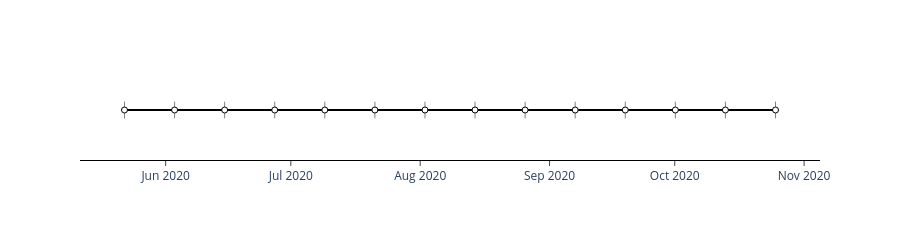

Write notebook code for a chart like this one.
### Markdown cell above
Convert GEE ImageCollection to wxee TimeSeries. The temporal distribution of the available images is more homogeneous as we don't have the cloud cover restriction.

### Code cell
S1_ts = S1.wx.to_time_series()
S1_ts.timeline()

### Figure 1 — Plotly figure (JSON) as saved in the notebook; plotly's stock layout.template omitted (floating-point values rounded to 4 significant figures)
{"data": [{"customdata": [["COPERNICUS/S1_GRD/S1A_IW_GRDH_1SDV_20200522T032514_20200522T032539_032672_03C8BB_53CB", "2020-05-22T03:25:14"], ["COPERNICUS/S1_GRD/S1A_IW_GRDH_1SDV_20200603T032515_20200603T032540_032847_03CDF8_AA91", "2020-06-03T03:25:15"], ["COPERNICUS/S1_GRD/S1A_IW_GRDH_1SDV_20200615T032515_20200615T032540_033022_03D330_9111", "2020-06-15T03:25:15"], ["COPERNICUS/S1_GRD/S1A_IW_GRDH_1SDV_20200627T032516_20200627T032541_033197_03D87E_FA6B", "2020-06-27T03:25:16"], ["COPERNICUS/S1_GRD/S1A_IW_GRDH_1SDV_20200709T032517_20200709T032542_033372_03DDCD_0314", "2020-07-09T03:25:17"], ["COPERNICUS/S1_GRD/S1A_IW_GRDH_1SDV_20200721T032518_20200721T032543_033547_03E32B_EE09", "2020-07-21T03:25:18"], ["COPERNICUS/S1_GRD/S1A_IW_GRDH_1SDV_20200802T032518_20200802T032543_033722_03E88D_549D", "2020-08-02T03:25:18"], ["COPERNICUS/S1_GRD/S1A_IW_GRDH_1SDV_20200814T032519_20200814T032544_033897_03EE6F_DE66", "2020-08-14T03:25:19"], ["COPERNICUS/S1_GRD/S1A_IW_GRDH_1SDV_20200826T032520_20200826T032545_034072_03F4A4_287E", "2020-08-26T03:25:20"], ["COPERNICUS/S1_GRD/S1A_IW_GRDH_1SDV_20200907T032520_20200907T032545_034247_03FAC6_6AE1", "2020-09-07T03:25:20"], ["COPERNICUS/S1_GRD/S1A_IW_GRDH_1SDV_20200919T032521_20200919T032546_034422_0400FA_A57E", "2020-09-19T03:25:21"], ["COPERNICUS/S1_GRD/S1A_IW_GRDH_1SDV_20201001T032521_20201001T032546_034597_040722_4202", "2020-10-01T03:25:21"], ["COPERNICUS/S1_GRD/S1A_IW_GRDH_1SDV_20201013T032521_20201013T032546_034772_040D3A_E71D", "2020-10-13T03:25:21"], ["COPERNICUS/S1_GRD/S1A_IW_GRDH_1SDV_20201025T032521_20201025T032546_034947_04134E_52D4", "2020-10-25T03:25:21"]], "hovertemplate": "<b>%{customdata[0]}</b><br>%{customdata[1]|%Y-%m-%d %H:%M:%S}", "hovertext": ["COPERNICUS/S1_GRD/S1A_IW_GRDH_1SDV_20200522T032514_20200522T032539_032672_03C8BB_53CB", "COPERNICUS/S1_GRD/S1A_IW_GRDH_1SDV_20200603T032515_20200603T032540_032847_03CDF8_AA91", "COPERNICUS/S1_GRD/S1A_IW_GRDH_1SDV_20200615T032515_20200615T032540_033022_03D330_9111", "COPERNICUS/S1_GRD/S1A_IW_GRDH_1SDV_20200627T032516_20200627T032541_033197_03D87E_FA6B", "COPERNICUS/S1_GRD/S1A_IW_GRDH_1SDV_20200709T032517_20200709T032542_033372_03DDCD_0314", "COPERNICUS/S1_GRD/S1A_IW_GRDH_1SDV_20200721T032518_20200721T032543_033547_03E32B_EE09", "COPERNICUS/S1_GRD/S1A_IW_GRDH_1SDV_20200802T032518_20200802T032543_033722_03E88D_549D", "COPERNICUS/S1_GRD/S1A_IW_GRDH_1SDV_20200814T032519_20200814T032544_033897_03EE6F_DE66", "COPERNICUS/S1_GRD/S1A_IW_GRDH_1SDV_20200826T032520_20200826T032545_034072_03F4A4_287E", "COPERNICUS/S1_GRD/S1A_IW_GRDH_1SDV_20200907T032520_20200907T032545_034247_03FAC6_6AE1", "COPERNICUS/S1_GRD/S1A_IW_GRDH_1SDV_20200919T032521_20200919T032546_034422_0400FA_A57E", "COPERNICUS/S1_GRD/S1A_IW_GRDH_1SDV_20201001T032521_20201001T032546_034597_040722_4202", "COPERNICUS/S1_GRD/S1A_IW_GRDH_1SDV_20201013T032521_20201013T032546_034772_040D3A_E71D", "COPERNICUS/S1_GRD/S1A_IW_GRDH_1SDV_20201025T032521_20201025T032546_034947_04134E_52D4"], "legendgroup": "", "line": {"color": "black", "dash": "solid", "width": 2}, "marker": {"color": "grey", "line": {"color": "black", "width": 1}, "size": 12, "symbol": "line-ns-open"}, "mode": "markers+lines", "name": "", "orientation": "v", "showlegend": false, "type": "scatter", "x": ["2020-05-22T03:25:14", "2020-06-03T03:25:15", "2020-06-15T03:25:15", "2020-06-27T03:25:16", "2020-07-09T03:25:17", "2020-07-21T03:25:18", "2020-08-02T03:25:18", "2020-08-14T03:25:19", "2020-08-26T03:25:20", "2020-09-07T03:25:20", "2020-09-19T03:25:21", "2020-10-01T03:25:21", "2020-10-13T03:25:21", "2020-10-25T03:25:21"], "xaxis": "x", "y": [0, 0, 0, 0, 0, 0, 0, 0, 0, 0, 0, 0, 0, 0], "yaxis": "y"}, {"hoverinfo": "skip", "marker": {"color": "white", "line": {"color": "black", "width": 1}, "size": 6, "symbol": "circle"}, "mode": "markers", "type": "scatter", "x": ["2020-05-22T03:25:14", "2020-06-03T03:25:15", "2020-06-15T03:25:15", "2020-06-27T03:25:16", "2020-07-09T03:25:17", "2020-07-21T03:25:18", "2020-08-02T03:25:18", "2020-08-14T03:25:19", "2020-08-26T03:25:20", "2020-09-07T03:25:20", "2020-09-19T03:25:21", "2020-10-01T03:25:21", "2020-10-13T03:25:21", "2020-10-25T03:25:21"], "y": [0, 0, 0, 0, 0, 0, 0, 0, 0, 0, 0, 0, 0, 0]}], "layout": {"height": 200, "hoverlabel": {"bgcolor": "white"}, "legend": {"tracegroupgap": 0}, "margin": {"t": 60}, "plot_bgcolor": "white", "showlegend": false, "xaxis": {"anchor": "y", "domain": [0, 1], "linecolor": "black", "ticks": "outside", "title": {"text": ""}}, "yaxis": {"anchor": "x", "domain": [0, 1], "title": {"text": "y"}, "visible": false}}}
